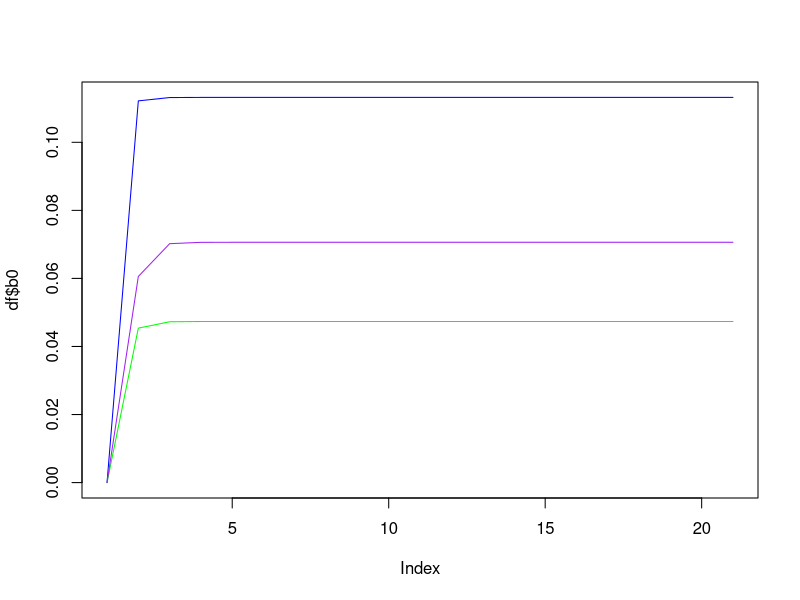
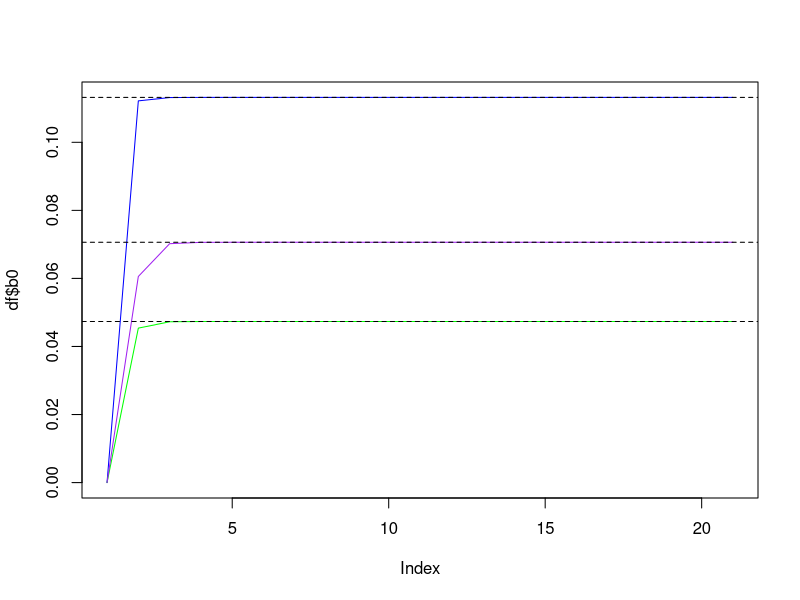

The R script that drew these images, in order: (Note: this script raises an error after producing the figures.)
## ---- chunk 1

set.seed(15)

y <- rnorm(100)
x1 <- rnorm(100)
x2 <- rnorm(100)

## ---- chunk 2

b1 <- -6

## ---- chunk 3

a = y - b1*x1
b2 = lm(a~x2)$coef[2]

## ---- chunk 4

a = y - b2*x2
b1 = lm(a~x1)$coef[2]

## ---- chunk 5

df <- data.frame(0, 0, 0)
names(df) <- c('b0', 'b1', 'b2')
for (i in 1:20) {
  b1 <- df[nrow(df), 2]
  a <- y - b1 * x1
  b2 <- lm(a ~ x2)$coef[2]
  a <- y - b2 * x2
  b1 <- lm(a ~ x1)$coef[2]
  b0 <- lm(a ~ x1)$coef[1]
  df[nrow(df) + 1,] <-list(b0, b1, b2)
  #print(b0)
  #print(b1)
  #print(b2)
}

plot(df$b0, col = "blue", type = 'l')
lines(df$b1, col = "green")
lines(df$b2, col = "purple")

## ---- chunk 6

plot(df$b0, col = "blue", type = "l")
lines(df$b1, col = "green")
lines(df$b2, col = "purple")
lm_fit <- coef(lm(y~x1+x2))
abline(h = lm_fit[1], lty = 2)
abline(h = lm_fit[2], lty = 2)
abline(h = lm_fit[3], lty = 2)

## ---- chunk 7

library(class)

set.seed(3)

n = 3000
x = runif(n,-10,24)
y = 0.3*x^2 + rnorm(n, -2, 2)
x2 = runif(n,-5, 10)
y2 = 0.3*x2^2 + rnorm(n, 8, 2)

windows.options(width=10, height=10)
plot(x, y, type="p",col="blue", cex = 0.75, xlim=c(-3,6), ylim=c(-2,8))
points(x2, y2, col = "red", cex = 0.75)

